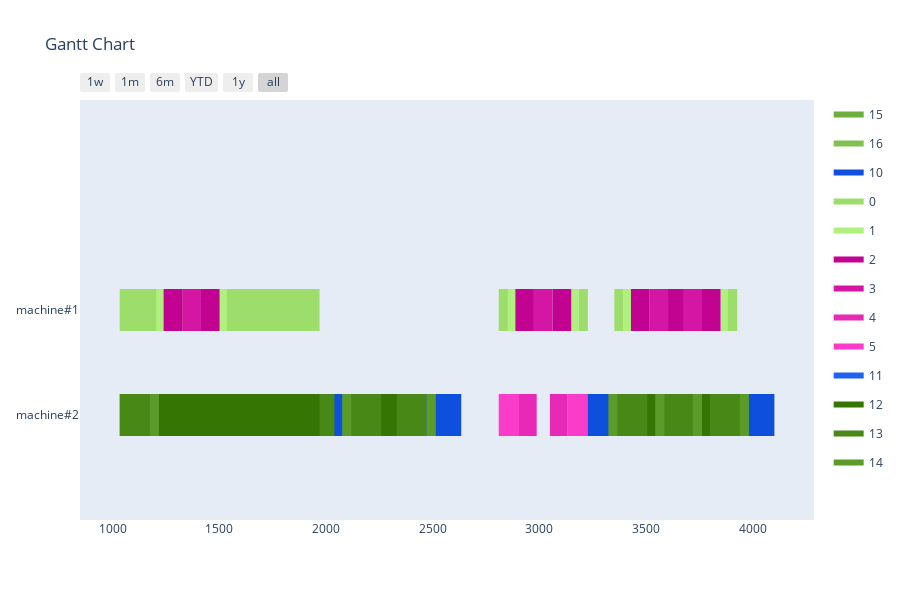

Source (notebook cell):
### Markdown cell above
Greedy with changing sequence

### Code cell
def change_order(orders):
    p1 = random.randint(0, len(orders) -2)
    p2 = random.randint(p1, len(orders) -1)
    selected = copy.deepcopy(orders[p1 : p2 +1])
    selected.reverse()
    for i in range(len(selected)):
        orders[p1 + i] = copy.deepcopy(selected[i])

agent = GreedyAgent(env)
simulator = AgentSimulator()
n_generations = 10
best = None
sequence = copy.deepcopy(orders_model)
for gen in range(n_generations):
    simulator = AgentSimulator()
    schedule, schedule_count = simulator.simulate(agent, sequence)
    if not best or best[1] < schedule_count:
        best = [schedule, schedule_count, copy.deepcopy(sequence)]
    change_order(sequence)
print(f'Scheduled {best[1]}/{len(best[2])} Orders')
visualize_schedule(best[0], env)

### Figure 1 — Plotly figure (JSON) as saved in the notebook; plotly's stock layout.template omitted (floating-point values rounded to 4 significant figures; data arrays with more than 128 entries replaced by an {"elided": "..."} marker saying what was removed)
{"data": [{"fill": "toself", "fillcolor": "rgb(109, 174, 61)", "hoverinfo": "name", "legendgroup": "rgb(109, 174, 61)", "mode": "none", "name": "15", "type": "scatter", "x": {"elided": "249 int values"}, "y": {"elided": "249 float values"}}, {"fill": "toself", "fillcolor": "rgb(128, 193, 80)", "hoverinfo": "name", "legendgroup": "rgb(128, 193, 80)", "mode": "none", "name": "16", "type": "scatter", "x": {"elided": "249 int values"}, "y": {"elided": "249 float values"}}, {"fill": "toself", "fillcolor": "rgb(14, 79, 222)", "hoverinfo": "name", "legendgroup": "rgb(14, 79, 222)", "mode": "none", "name": "10", "type": "scatter", "x": {"elided": "249 int values"}, "y": {"elided": "249 float values"}}, {"fill": "toself", "fillcolor": "rgb(156, 221, 108)", "hoverinfo": "name", "legendgroup": "rgb(156, 221, 108)", "mode": "none", "name": "0", "type": "scatter", "x": {"elided": "249 int values"}, "y": {"elided": "249 float values"}}, {"fill": "toself", "fillcolor": "rgb(175, 240, 127)", "hoverinfo": "name", "legendgroup": "rgb(175, 240, 127)", "mode": "none", "name": "1", "type": "scatter", "x": {"elided": "249 int values"}, "y": {"elided": "249 float values"}}, {"fill": "toself", "fillcolor": "rgb(194, 3, 146)", "hoverinfo": "name", "legendgroup": "rgb(194, 3, 146)", "mode": "none", "name": "2", "type": "scatter", "x": {"elided": "249 int values"}, "y": {"elided": "249 float values"}}, {"fill": "toself", "fillcolor": "rgb(213, 22, 165)", "hoverinfo": "name", "legendgroup": "rgb(213, 22, 165)", "mode": "none", "name": "3", "type": "scatter", "x": {"elided": "249 int values"}, "y": {"elided": "249 float values"}}, {"fill": "toself", "fillcolor": "rgb(232, 41, 184)", "hoverinfo": "name", "legendgroup": "rgb(232, 41, 184)", "mode": "none", "name": "4", "type": "scatter", "x": {"elided": "249 int values"}, "y": {"elided": "249 float values"}}, {"fill": "toself", "fillcolor": "rgb(251, 60, 203)", "hoverinfo": "name", "legendgroup": "rgb(251, 60, 203)", "mode": "none", "name": "5", "type": "scatter", "x": {"elided": "249 int values"}, "y": {"elided": "249 float values"}}, {"fill": "toself", "fillcolor": "rgb(33, 98, 241)", "hoverinfo": "name", "legendgroup": "rgb(33, 98, 241)", "mode": "none", "name": "11", "type": "scatter", "x": {"elided": "249 int values"}, "y": {"elided": "249 float values"}}, {"fill": "toself", "fillcolor": "rgb(52, 117, 4)", "hoverinfo": "name", "legendgroup": "rgb(52, 117, 4)", "mode": "none", "name": "12", "type": "scatter", "x": {"elided": "249 int values"}, "y": {"elided": "249 float values"}}, {"fill": "toself", "fillcolor": "rgb(71, 136, 23)", "hoverinfo": "name", "legendgroup": "rgb(71, 136, 23)", "mode": "none", "name": "13", "type": "scatter", "x": {"elided": "249 int values"}, "y": {"elided": "249 float values"}}, {"fill": "toself", "fillcolor": "rgb(90, 155, 42)", "hoverinfo": "name", "legendgroup": "rgb(90, 155, 42)", "mode": "none", "name": "14", "type": "scatter", "x": {"elided": "249 int values"}, "y": {"elided": "249 float values"}}, {"legendgroup": "rgb(109, 174, 61)", "marker": {"color": "rgb(109, 174, 61)", "opacity": 0, "size": 1}, "mode": "markers", "name": "", "showlegend": false, "text": [null, null, null, null, null, null, null, null, null, null, null, null, null, null, null, null, null, null, null, null, null, null, null, null, null, null, null, null, null, null, null, null, null, null, null, null, null, null, null, null, null, null, null, null, null, null, null, null, null, null, null, null, null, null, null, null, null, null, null, null, null, null, null, null, null, null, null, null, null, null, null, null, null, null, null, null, null, null, null, null, null, null, null, null, null, null, null, null, null, null, null, null, null, null, null, null, null, null, null, null], "type": "scatter", "x": [2015, 2076, 1217, 1278, 3263, 3324, 295, 356, 3483, 3544, 2515, 2576, 295, 356, 3763, 3824, 1217, 1278, 3483, 3544, 2515, 2576, -205, -144, 3263, 3324, 717, 778, 3483, 3544, 2515, 2576, 295, 356, 3763, 3824, 3983, 4044, 1217, 1278, 2015, 2076, -205, -144, 3263, 3324, 3483, 3544, 717, 778, 2515, 2576, 295, 356, 3763, 3824, 3983, 4044, 1217, 1278, 3483, 3544, 3263, 3324, -205, -144, 2015, 2076, 717, 778, 3983, 4044, 3763, 3824, 295, 356, 2515, 2576, 1217, 1278, 3483, 3544, -205, -144, 3263, 3324, 2015, 2076, 717, 778, 3983, 4044, 3763, 3824, 295, 356, 2515, 2576, 1217, 1278], "y": [0, 0, 0, 0, 0, 0, 0, 0, 0, 0, 0, 0, 0, 0, 0, 0, 0, 0, 0, 0, 0, 0, 0, 0, 0, 0, 0, 0, 0, 0, 0, 0, 0, 0, 0, 0, 0, 0, 0, 0, 0, 0, 0, 0, 0, 0, 0, 0, 0, 0, 0, 0, 0, 0, 0, 0, 0, 0, 0, 0, 0, 0, 0, 0, 0, 0, 0, 0, 0, 0, 0, 0, 0, 0, 0, 0, 0, 0, 0, 0, 0, 0, 0, 0, 0, 0, 0, 0, 0, 0, 0, 0, 0, 0, 0, 0, 0, 0, 0, 0]}, {"legendgroup": "rgb(128, 193, 80)", "marker": {"color": "rgb(128, 193, 80)", "opacity": 0, "size": 1}, "mode": "markers", "name": "", "showlegend": false, "text": [null, null, null, null, null, null, null, null, null, null, null, null, null, null, null, null, null, null, null, null, null, null, null, null, null, null, null, null, null, null, null, null, null, null, null, null, null, null, null, null, null, null, null, null, null, null, null, null, null, null, null, null, null, null, null, null, null, null, null, null, null, null, null, null, null, null, null, null, null, null, null, null, null, null, null, null, null, null, null, null, null, null, null, null, null, null, null, null, null, null, null, null, null, null, null, null, null, null, null, null], "type": "scatter", "x": [1957, 2015, 1278, 1336, 3205, 3263, 356, 414, 3425, 3483, 2576, 2634, 356, 414, 3824, 3882, 1278, 1336, 3425, 3483, 2576, 2634, -263, -205, 3205, 3263, 659, 717, 3425, 3483, 2576, 2634, 356, 414, 3824, 3882, 4044, 4102, 1278, 1336, 1957, 2015, -263, -205, 3205, 3263, 3425, 3483, 659, 717, 2576, 2634, 356, 414, 3824, 3882, 4044, 4102, 1278, 1336, 3425, 3483, 3205, 3263, -263, -205, 1957, 2015, 659, 717, 4044, 4102, 3824, 3882, 356, 414, 2576, 2634, 1278, 1336, 3425, 3483, -263, -205, 3205, 3263, 1957, 2015, 659, 717, 4044, 4102, 3824, 3882, 356, 414, 2576, 2634, 1278, 1336], "y": [0, 0, 0, 0, 0, 0, 0, 0, 0, 0, 0, 0, 0, 0, 0, 0, 0, 0, 0, 0, 0, 0, 0, 0, 0, 0, 0, 0, 0, 0, 0, 0, 0, 0, 0, 0, 0, 0, 0, 0, 0, 0, 0, 0, 0, 0, 0, 0, 0, 0, 0, 0, 0, 0, 0, 0, 0, 0, 0, 0, 0, 0, 0, 0, 0, 0, 0, 0, 0, 0, 0, 0, 0, 0, 0, 0, 0, 0, 0, 0, 0, 0, 0, 0, 0, 0, 0, 0, 0, 0, 0, 0, 0, 0, 0, 0, 0, 0, 0, 0]}, {"legendgroup": "rgb(14, 79, 222)", "marker": {"color": "rgb(14, 79, 222)", "opacity": 0, "size": 1}, "mode": "markers", "name": "", "showlegend": false, "text": [null, null, null, null, null, null, null, null, null, null, null, null, null, null, null, null, null, null, null, null, null, null, null, null, null, null, null, null, null, null, null, null, null, null, null, null, null, null, null, null, null, null, null, null, null, null, null, null, null, null, null, null, null, null, null, null, null, null, null, null, null, null, null, null, null, null, null, null, null, null, null, null, null, null, null, null, null, null, null, null, null, null, null, null, null, null, null, null, null, null, null, null, null, null, null, null, null, null, null, null], "type": "scatter", "x": [2509, 2634, 659, 784, 3757, 3882, -263, -138, 3977, 4102, 1957, 2082, -263, -138, 3205, 3330, 659, 784, 3977, 4102, 1957, 2082, 289, 414, 3757, 3882, 1211, 1336, 3977, 4102, 1957, 2082, -263, -138, 3205, 3330, 3425, 3550, 659, 784, 2509, 2634, 289, 414, 3757, 3882, 3977, 4102, 1211, 1336, 1957, 2082, -263, -138, 3205, 3330, 3425, 3550, 659, 784, 3977, 4102, 3757, 3882, 289, 414, 2509, 2634, 1211, 1336, 3425, 3550, 3205, 3330, -263, -138, 1957, 2082, 659, 784, 3977, 4102, 289, 414, 3757, 3882, 2509, 2634, 1211, 1336, 3425, 3550, 3205, 3330, -263, -138, 1957, 2082, 659, 784], "y": [0, 0, 0, 0, 0, 0, 0, 0, 0, 0, 0, 0, 0, 0, 0, 0, 0, 0, 0, 0, 0, 0, 0, 0, 0, 0, 0, 0, 0, 0, 0, 0, 0, 0, 0, 0, 0, 0, 0, 0, 0, 0, 0, 0, 0, 0, 0, 0, 0, 0, 0, 0, 0, 0, 0, 0, 0, 0, 0, 0, 0, 0, 0, 0, 0, 0, 0, 0, 0, 0, 0, 0, 0, 0, 0, 0, 0, 0, 0, 0, 0, 0, 0, 0, 0, 0, 0, 0, 0, 0, 0, 0, 0, 0, 0, 0, 0, 0, 0, 0]}, {"legendgroup": "rgb(156, 221, 108)", "marker": {"color": "rgb(156, 221, 108)", "opacity": 0, "size": 1}, "mode": "markers", "name": "", "showlegend": false, "text": [null, null, null, null, null, null, null, null, null, null, null, null, null, null, null, null, null, null, null, null, null, null, null, null, null, null, null, null, null, null, null, null, null, null, null, null, null, null, null, null, null, null, null, null, null, null, null, null, null, null, null, null, null, null, null, null, null, null, null, null, null, null, null, null, null, null, null, null, null, null, null, null, null, null, null, null, null, null, null, null, null, null, null, null, null, null, null, null, null, null, null, null, null, null, null, null, null, null, null, null], "type": "scatter", "x": [3727, 3770, 3510, 3553, 1536, 1579, 615, 658, 3185, 3228, 3352, 3395, 615, 658, 1161, 1204, 3510, 3553, 3185, 3228, 3352, 3395, 990, 1033, 1536, 1579, 3885, 3928, 2810, 2853, 3727, 3770, 615, 658, 3185, 3228, 3510, 3553, 1161, 1204, 3352, 3395, 990, 1033, 2810, 2853, 3885, 3928, 1536, 1579, 3727, 3770, 615, 658, 1161, 1204, 3510, 3553, 3185, 3228, 2810, 2853, 3885, 3928, 1536, 1579, 990, 1033, 3352, 3395, 3185, 3228, 3510, 3553, 1161, 1204, 615, 658, 3727, 3770, 990, 1033, 1536, 1579, 3885, 3928, 2810, 2853, 3352, 3395, 615, 658, 1161, 1204, 3510, 3553, 3185, 3228, 3727, 3770], "y": [1, 1, 1, 1, 1, 1, 1, 1, 1, 1, 1, 1, 1, 1, 1, 1, 1, 1, 1, 1, 1, 1, 1, 1, 1, 1, 1, 1, 1, 1, 1, 1, 1, 1, 1, 1, 1, 1, 1, 1, 1, 1, 1, 1, 1, 1, 1, 1, 1, 1, 1, 1, 1, 1, 1, 1, 1, 1, 1, 1, 1, 1, 1, 1, 1, 1, 1, 1, 1, 1, 1, 1, 1, 1, 1, 1, 1, 1, 1, 1, 1, 1, 1, 1, 1, 1, 1, 1, 1, 1, 1, 1, 1, 1, 1, 1, 1, 1, 1, 1]}, {"legendgroup": "rgb(175, 240, 127)", "marker": {"color": "rgb(175, 240, 127)", "opacity": 0, "size": 1}, "mode": "markers", "name": "", "showlegend": false, "text": [null, null, null, null, null, null, null, null, null, null, null, null, null, null, null, null, null, null, null, null, null, null, null, null, null, null, null, null, null, null, null, null, null, null, null, null, null, null, null, null, null, null, null, null, null, null, null, null, null, null, null, null, null, null, null, null, null, null, null, null, null, null, null, null, null, null, null, null, null, null, null, null, null, null, null, null, null, null, null, null, null, null, null, null, null, null, null, null, null, null, null, null, null, null, null, null, null, null, null, null], "type": "scatter", "x": [3692, 3727, 3553, 3588, 1501, 1536, 658, 693, 3150, 3185, 3395, 3430, 658, 693, 1204, 1239, 3553, 3588, 3150, 3185, 3395, 3430, 955, 990, 1501, 1536, 3850, 3885, 2853, 2888, 3692, 3727, 658, 693, 3150, 3185, 3553, 3588, 1204, 1239, 3395, 3430, 955, 990, 2853, 2888, 3850, 3885, 1501, 1536, 3692, 3727, 658, 693, 1204, 1239, 3553, 3588, 3150, 3185, 2853, 2888, 3850, 3885, 1501, 1536, 955, 990, 3395, 3430, 3150, 3185, 3553, 3588, 1204, 1239, 658, 693, 3692, 3727, 955, 990, 1501, 1536, 3850, 3885, 2853, 2888, 3395, 3430, 658, 693, 1204, 1239, 3553, 3588, 3150, 3185, 3692, 3727], "y": [1, 1, 1, 1, 1, 1, 1, 1, 1, 1, 1, 1, 1, 1, 1, 1, 1, 1, 1, 1, 1, 1, 1, 1, 1, 1, 1, 1, 1, 1, 1, 1, 1, 1, 1, 1, 1, 1, 1, 1, 1, 1, 1, 1, 1, 1, 1, 1, 1, 1, 1, 1, 1, 1, 1, 1, 1, 1, 1, 1, 1, 1, 1, 1, 1, 1, 1, 1, 1, 1, 1, 1, 1, 1, 1, 1, 1, 1, 1, 1, 1, 1, 1, 1, 1, 1, 1, 1, 1, 1, 1, 1, 1, 1, 1, 1, 1, 1, 1, 1]}, {"legendgroup": "rgb(194, 3, 146)", "marker": {"color": "rgb(194, 3, 146)", "opacity": 0, "size": 1}, "mode": "markers", "name": "", "showlegend": false, "text": [null, null, null, null, null, null, null, null, null, null, null, null, null, null, null, null, null, null, null, null, null, null, null, null, null, null, null, null, null, null, null, null, null, null, null, null, null, null, null, null, null, null, null, null, null, null, null, null, null, null, null, null, null, null, null, null, null, null, null, null, null, null, null, null, null, null, null, null, null, null, null, null, null, null, null, null, null, null, null, null, null, null, null, null, null, null, null, null, null, null, null, null, null, null, null, null, null, null, null, null], "type": "scatter", "x": [3605, 3692, 3588, 3675, 1414, 1501, 693, 780, 3063, 3150, 3430, 3517, 693, 780, 1239, 1326, 3588, 3675, 3063, 3150, 3430, 3517, 868, 955, 1414, 1501, 3763, 3850, 2888, 2975, 3605, 3692, 693, 780, 3063, 3150, 3588, 3675, 1239, 1326, 3430, 3517, 868, 955, 2888, 2975, 3763, 3850, 1414, 1501, 3605, 3692, 693, 780, 1239, 1326, 3588, 3675, 3063, 3150, 2888, 2975, 3763, 3850, 1414, 1501, 868, 955, 3430, 3517, 3063, 3150, 3588, 3675, 1239, 1326, 693, 780, 3605, 3692, 868, 955, 1414, 1501, 3763, 3850, 2888, 2975, 3430, 3517, 693, 780, 1239, 1326, 3588, 3675, 3063, 3150, 3605, 3692], "y": [1, 1, 1, 1, 1, 1, 1, 1, 1, 1, 1, 1, 1, 1, 1, 1, 1, 1, 1, 1, 1, 1, 1, 1, 1, 1, 1, 1, 1, 1, 1, 1, 1, 1, 1, 1, 1, 1, 1, 1, 1, 1, 1, 1, 1, 1, 1, 1, 1, 1, 1, 1, 1, 1, 1, 1, 1, 1, 1, 1, 1, 1, 1, 1, 1, 1, 1, 1, 1, 1, 1, 1, 1, 1, 1, 1, 1, 1, 1, 1, 1, 1, 1, 1, 1, 1, 1, 1, 1, 1, 1, 1, 1, 1, 1, 1, 1, 1, 1, 1]}, {"legendgroup": "rgb(213, 22, 165)", "marker": {"color": "rgb(213, 22, 165)", "opacity": 0, "size": 1}, "mode": "markers", "name": "", "showlegend": false, "text": [null, null, null, null, null, null, null, null, null, null, null, null, null, null, null, null, null, null, null, null, null, null, null, null, null, null, null, null, null, null, null, null, null, null, null, null, null, null, null, null, null, null, null, null, null, null, null, null, null, null, null, null, null, null, null, null, null, null, null, null, null, null, null, null, null, null, null, null, null, null, null, null, null, null, null, null, null, null, null, null, null, null, null, null, null, null, null, null, null, null, null, null, null, null, null, null, null, null, null, null], "type": "scatter", "x": [3530, 3605, 3675, 3750, 1339, 1414, 780, 855, 2988, 3063, 3517, 3592, 780, 855, 1326, 1401, 3675, 3750, 2988, 3063, 3517, 3592, 793, 868, 1339, 1414, 3688, 3763, 2975, 3050, 3530, 3605, 780, 855, 2988, 3063, 3675, 3750, 1326, 1401, 3517, 3592, 793, 868, 2975, 3050, 3688, 3763, 1339, 1414, 3530, 3605, 780, 855, 1326, 1401, 3675, 3750, 2988, 3063, 2975, 3050, 3688, 3763, 1339, 1414, 793, 868, 3517, 3592, 2988, 3063, 3675, 3750, 1326, 1401, 780, 855, 3530, 3605, 793, 868, 1339, 1414, 3688, 3763, 2975, 3050, 3517, 3592, 780, 855, 1326, 1401, 3675, 3750, 2988, 3063, 3530, 3605], "y": [1, 1, 1, 1, 1, 1, 1, 1, 1, 1, 1, 1, 1, 1, 1, 1, 1, 1, 1, 1, 1, 1, 1, 1, 1, 1, 1, 1, 1, 1, 1, 1, 1, 1, 1, 1, 1, 1, 1, 1, 1, 1, 1, 1, 1, 1, 1, 1, 1, 1, 1, 1, 1, 1, 1, 1, 1, 1, 1, 1, 1, 1, 1, 1, 1, 1, 1, 1, 1, 1, 1, 1, 1, 1, 1, 1, 1, 1, 1, 1, 1, 1, 1, 1, 1, 1, 1, 1, 1, 1, 1, 1, 1, 1, 1, 1, 1, 1, 1, 1]}, {"legendgroup": "rgb(232, 41, 184)", "marker": {"color": "rgb(232, 41, 184)", "opacity": 0, "size": 1}, "mode": "markers", "name": "", "showlegend": false, "text": [null, null, null, null, null, null, null, null, null, null, null, null, null, null, null, null, null, null, null, null, null, null, null, null, null, null, null, null, null, null, null, null, null, null, null, null, null, null, null, null, null, null, null, null, null, null, null, null, null, null, null, null, null, null, null, null, null, null, null, null, null, null, null, null, null, null, null, null, null, null, null, null, null, null, null, null, null, null, null, null, null, null, null, null, null, null, null, null, null, null, null, null, null, null, null, null, null, null, null, null], "type": "scatter", "x": [3447, 3530, 3750, 3833, 1256, 1339, 855, 938, 2905, 2988, 3592, 3675, 855, 938, 1401, 1484, 3750, 3833, 2905, 2988, 3592, 3675, 710, 793, 1256, 1339, 3605, 3688, 3050, 3133, 3447, 3530, 855, 938, 2905, 2988, 3750, 3833, 1401, 1484, 3592, 3675, 710, 793, 3050, 3133, 3605, 3688, 1256, 1339, 3447, 3530, 855, 938, 1401, 1484, 3750, 3833, 2905, 2988, 3050, 3133, 3605, 3688, 1256, 1339, 710, 793, 3592, 3675, 2905, 2988, 3750, 3833, 1401, 1484, 855, 938, 3447, 3530, 710, 793, 1256, 1339, 3605, 3688, 3050, 3133, 3592, 3675, 855, 938, 1401, 1484, 3750, 3833, 2905, 2988, 3447, 3530], "y": [0, 0, 0, 0, 0, 0, 0, 0, 0, 0, 0, 0, 0, 0, 0, 0, 0, 0, 0, 0, 0, 0, 0, 0, 0, 0, 0, 0, 0, 0, 0, 0, 0, 0, 0, 0, 0, 0, 0, 0, 0, 0, 0, 0, 0, 0, 0, 0, 0, 0, 0, 0, 0, 0, 0, 0, 0, 0, 0, 0, 0, 0, 0, 0, 0, 0, 0, 0, 0, 0, 0, 0, 0, 0, 0, 0, 0, 0, 0, 0, 0, 0, 0, 0, 0, 0, 0, 0, 0, 0, 0, 0, 0, 0, 0, 0, 0, 0, 0, 0]}, {"legendgroup": "rgb(251, 60, 203)", "marker": {"color": "rgb(251, 60, 203)", "opacity": 0, "size": 1}, "mode": "markers", "name": "", "showlegend": false, "text": [null, null, null, null, null, null, null, null, null, null, null, null, null, null, null, null, null, null, null, null, null, null, null, null, null, null, null, null, null, null, null, null, null, null, null, null, null, null, null, null, null, null, null, null, null, null, null, null, null, null, null, null, null, null, null, null, null, null, null, null, null, null, null, null, null, null, null, null, null, null, null, null, null, null, null, null, null, null, null, null, null, null, null, null, null, null, null, null, null, null, null, null, null, null, null, null, null, null, null, null], "type": "scatter", "x": [3352, 3447, 3833, 3928, 1161, 1256, 938, 1033, 2810, 2905, 3675, 3770, 938, 1033, 1484, 1579, 3833, 3928, 2810, 2905, 3675, 3770, 615, 710, 1161, 1256, 3510, 3605, 3133, 3228, 3352, 3447, 938, 1033, 2810, 2905, 3833, 3928, 1484, 1579, 3675, 3770, 615, 710, 3133, 3228, 3510, 3605, 1161, 1256, 3352, 3447, 938, 1033, 1484, 1579, 3833, 3928, 2810, 2905, 3133, 3228, 3510, 3605, 1161, 1256, 615, 710, 3675, 3770, 2810, 2905, 3833, 3928, 1484, 1579, 938, 1033, 3352, 3447, 615, 710, 1161, 1256, 3510, 3605, 3133, 3228, 3675, 3770, 938, 1033, 1484, 1579, 3833, 3928, 2810, 2905, 3352, 3447], "y": [0, 0, 0, 0, 0, 0, 0, 0, 0, 0, 0, 0, 0, 0, 0, 0, 0, 0, 0, 0, 0, 0, 0, 0, 0, 0, 0, 0, 0, 0, 0, 0, 0, 0, 0, 0, 0, 0, 0, 0, 0, 0, 0, 0, 0, 0, 0, 0, 0, 0, 0, 0, 0, 0, 0, 0, 0, 0, 0, 0, 0, 0, 0, 0, 0, 0, 0, 0, 0, 0, 0, 0, 0, 0, 0, 0, 0, 0, 0, 0, 0, 0, 0, 0, 0, 0, 0, 0, 0, 0, 0, 0, 0, 0, 0, 0, 0, 0, 0, 0]}, {"legendgroup": "rgb(33, 98, 241)", "marker": {"color": "rgb(33, 98, 241)", "opacity": 0, "size": 1}, "mode": "markers", "name": "", "showlegend": false, "text": [null, null, null, null, null, null, null, null, null, null, null, null, null, null, null, null, null, null, null, null, null, null, null, null, null, null, null, null, null, null, null, null, null, null, null, null, null, null, null, null, null, null, null, null, null, null, null, null, null, null, null, null, null, null, null, null, null, null, null, null, null, null, null, null, null, null, null, null, null, null, null, null, null, null, null, null, null, null, null, null, null, null, null, null, null, null, null, null, null, null, null, null, null, null, null, null, null, null, null, null], "type": "scatter", "x": [2394, 2509, 784, 899, 3642, 3757, -138, -23, 3862, 3977, 2082, 2197, -138, -23, 3330, 3445, 784, 899, 3862, 3977, 2082, 2197, 174, 289, 3642, 3757, 1096, 1211, 3862, 3977, 2082, 2197, -138, -23, 3330, 3445, 3550, 3665, 784, 899, 2394, 2509, 174, 289, 3642, 3757, 3862, 3977, 1096, 1211, 2082, 2197, -138, -23, 3330, 3445, 3550, 3665, 784, 899, 3862, 3977, 3642, 3757, 174, 289, 2394, 2509, 1096, 1211, 3550, 3665, 3330, 3445, -138, -23, 2082, 2197, 784, 899, 3862, 3977, 174, 289, 3642, 3757, 2394, 2509, 1096, 1211, 3550, 3665, 3330, 3445, -138, -23, 2082, 2197, 784, 899], "y": [0, 0, 0, 0, 0, 0, 0, 0, 0, 0, 0, 0, 0, 0, 0, 0, 0, 0, 0, 0, 0, 0, 0, 0, 0, 0, 0, 0, 0, 0, 0, 0, 0, 0, 0, 0, 0, 0, 0, 0, 0, 0, 0, 0, 0, 0, 0, 0, 0, 0, 0, 0, 0, 0, 0, 0, 0, 0, 0, 0, 0, 0, 0, 0, 0, 0, 0, 0, 0, 0, 0, 0, 0, 0, 0, 0, 0, 0, 0, 0, 0, 0, 0, 0, 0, 0, 0, 0, 0, 0, 0, 0, 0, 0, 0, 0, 0, 0, 0, 0]}, {"legendgroup": "rgb(52, 117, 4)", "marker": {"color": "rgb(52, 117, 4)", "opacity": 0, "size": 1}, "mode": "markers", "name": "", "showlegend": false, "text": [null, null, null, null, null, null, null, null, null, null, null, null, null, null, null, null, null, null, null, null, null, null, null, null, null, null, null, null, null, null, null, null, null, null, null, null, null, null, null, null, null, null, null, null, null, null, null, null, null, null, null, null, null, null, null, null, null, null, null, null, null, null, null, null, null, null, null, null, null, null, null, null, null, null, null, null, null, null, null, null, null, null, null, null, null, null, null, null, null, null, null, null, null, null, null, null, null, null, null, null], "type": "scatter", "x": [2259, 2394, 899, 1034, 3507, 3642, -23, 112, 3727, 3862, 2197, 2332, -23, 112, 3445, 3580, 899, 1034, 3727, 3862, 2197, 2332, 39, 174, 3507, 3642, 961, 1096, 3727, 3862, 2197, 2332, -23, 112, 3445, 3580, 3665, 3800, 899, 1034, 2259, 2394, 39, 174, 3507, 3642, 3727, 3862, 961, 1096, 2197, 2332, -23, 112, 3445, 3580, 3665, 3800, 899, 1034, 3727, 3862, 3507, 3642, 39, 174, 2259, 2394, 961, 1096, 3665, 3800, 3445, 3580, -23, 112, 2197, 2332, 899, 1034, 3727, 3862, 39, 174, 3507, 3642, 2259, 2394, 961, 1096, 3665, 3800, 3445, 3580, -23, 112, 2197, 2332, 899, 1034], "y": [0, 0, 0, 0, 0, 0, 0, 0, 0, 0, 0, 0, 0, 0, 0, 0, 0, 0, 0, 0, 0, 0, 0, 0, 0, 0, 0, 0, 0, 0, 0, 0, 0, 0, 0, 0, 0, 0, 0, 0, 0, 0, 0, 0, 0, 0, 0, 0, 0, 0, 0, 0, 0, 0, 0, 0, 0, 0, 0, 0, 0, 0, 0, 0, 0, 0, 0, 0, 0, 0, 0, 0, 0, 0, 0, 0, 0, 0, 0, 0, 0, 0, 0, 0, 0, 0, 0, 0, 0, 0, 0, 0, 0, 0, 0, 0, 0, 0, 0, 0]}, {"legendgroup": "rgb(71, 136, 23)", "marker": {"color": "rgb(71, 136, 23)", "opacity": 0, "size": 1}, "mode": "markers", "name": "", "showlegend": false, "text": [null, null, null, null, null, null, null, null, null, null, null, null, null, null, null, null, null, null, null, null, null, null, null, null, null, null, null, null, null, null, null, null, null, null, null, null, null, null, null, null, null, null, null, null, null, null, null, null, null, null, null, null, null, null, null, null, null, null, null, null, null, null, null, null, null, null, null, null, null, null, null, null, null, null, null, null, null, null, null, null, null, null, null, null, null, null, null, null, null, null, null, null, null, null, null, null, null, null, null, null], "type": "scatter", "x": [2119, 2259, 1034, 1174, 3367, 3507, 112, 252, 3587, 3727, 2332, 2472, 112, 252, 3580, 3720, 1034, 1174, 3587, 3727, 2332, 2472, -101, 39, 3367, 3507, 821, 961, 3587, 3727, 2332, 2472, 112, 252, 3580, 3720, 3800, 3940, 1034, 1174, 2119, 2259, -101, 39, 3367, 3507, 3587, 3727, 821, 961, 2332, 2472, 112, 252, 3580, 3720, 3800, 3940, 1034, 1174, 3587, 3727, 3367, 3507, -101, 39, 2119, 2259, 821, 961, 3800, 3940, 3580, 3720, 112, 252, 2332, 2472, 1034, 1174, 3587, 3727, -101, 39, 3367, 3507, 2119, 2259, 821, 961, 3800, 3940, 3580, 3720, 112, 252, 2332, 2472, 1034, 1174], "y": [0, 0, 0, 0, 0, 0, 0, 0, 0, 0, 0, 0, 0, 0, 0, 0, 0, 0, 0, 0, 0, 0, 0, 0, 0, 0, 0, 0, 0, 0, 0, 0, 0, 0, 0, 0, 0, 0, 0, 0, 0, 0, 0, 0, 0, 0, 0, 0, 0, 0, 0, 0, 0, 0, 0, 0, 0, 0, 0, 0, 0, 0, 0, 0, 0, 0, 0, 0, 0, 0, 0, 0, 0, 0, 0, 0, 0, 0, 0, 0, 0, 0, 0, 0, 0, 0, 0, 0, 0, 0, 0, 0, 0, 0, 0, 0, 0, 0, 0, 0]}, {"legendgroup": "rgb(90, 155, 42)", "marker": {"color": "rgb(90, 155, 42)", "opacity": 0, "size": 1}, "mode": "markers", "name": "", "showlegend": false, "text": [null, null, null, null, null, null, null, null, null, null, null, null, null, null, null, null, null, null, null, null, null, null, null, null, null, null, null, null, null, null, null, null, null, null, null, null, null, null, null, null, null, null, null, null, null, null, null, null, null, null, null, null, null, null, null, null, null, null, null, null, null, null, null, null, null, null, null, null, null, null, null, null, null, null, null, null, null, null, null, null, null, null, null, null, null, null, null, null, null, null, null, null, null, null, null, null, null, null, null, null], "type": "scatter", "x": [2076, 2119, 1174, 1217, 3324, 3367, 252, 295, 3544, 3587, 2472, 2515, 252, 295, 3720, 3763, 1174, 1217, 3544, 3587, 2472, 2515, -144, -101, 3324, 3367, 778, 821, 3544, 3587, 2472, 2515, 252, 295, 3720, 3763, 3940, 3983, 1174, 1217, 2076, 2119, -144, -101, 3324, 3367, 3544, 3587, 778, 821, 2472, 2515, 252, 295, 3720, 3763, 3940, 3983, 1174, 1217, 3544, 3587, 3324, 3367, -144, -101, 2076, 2119, 778, 821, 3940, 3983, 3720, 3763, 252, 295, 2472, 2515, 1174, 1217, 3544, 3587, -144, -101, 3324, 3367, 2076, 2119, 778, 821, 3940, 3983, 3720, 3763, 252, 295, 2472, 2515, 1174, 1217], "y": [0, 0, 0, 0, 0, 0, 0, 0, 0, 0, 0, 0, 0, 0, 0, 0, 0, 0, 0, 0, 0, 0, 0, 0, 0, 0, 0, 0, 0, 0, 0, 0, 0, 0, 0, 0, 0, 0, 0, 0, 0, 0, 0, 0, 0, 0, 0, 0, 0, 0, 0, 0, 0, 0, 0, 0, 0, 0, 0, 0, 0, 0, 0, 0, 0, 0, 0, 0, 0, 0, 0, 0, 0, 0, 0, 0, 0, 0, 0, 0, 0, 0, 0, 0, 0, 0, 0, 0, 0, 0, 0, 0, 0, 0, 0, 0, 0, 0, 0, 0]}], "layout": {"height": 600, "hovermode": "closest", "showlegend": true, "title": {"text": "Gantt Chart"}, "xaxis": {"rangeselector": {"buttons": [{"count": 7, "label": "1w", "step": "day", "stepmode": "backward"}, {"count": 1, "label": "1m", "step": "month", "stepmode": "backward"}, {"count": 6, "label": "6m", "step": "month", "stepmode": "backward"}, {"count": 1, "label": "YTD", "step": "year", "stepmode": "todate"}, {"count": 1, "label": "1y", "step": "year", "stepmode": "backward"}, {"step": "all"}]}, "showgrid": false, "type": "date", "zeroline": false}, "yaxis": {"autorange": false, "range": [-1, 3], "showgrid": false, "ticktext": ["machine#2", "machine#1"], "tickvals": [0, 1], "zeroline": false}}}
